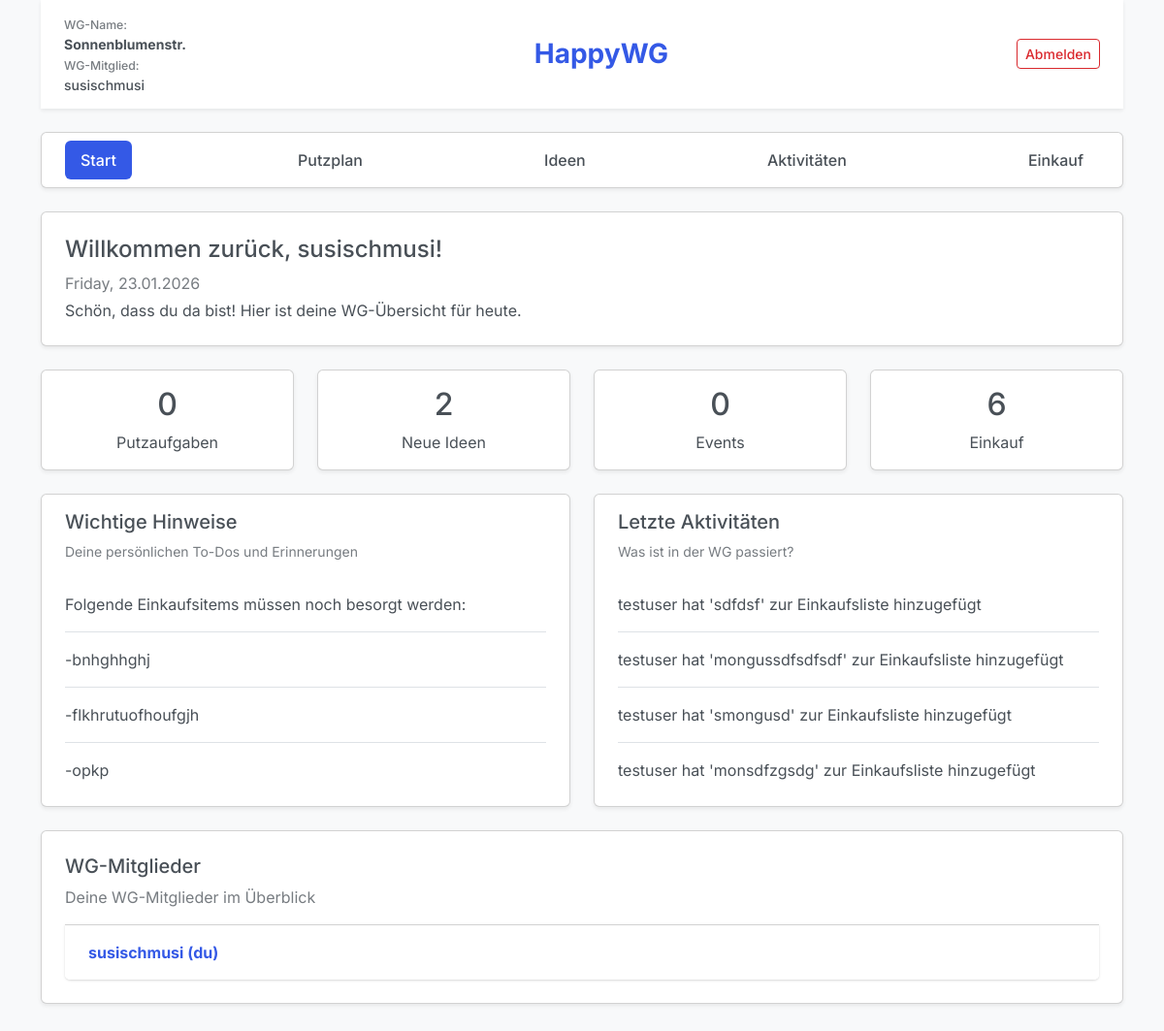
Screenshot of /dashboard/ (signed in) with the database file from the repository.
### db.py (models this page shows)
class Wg(db.Model):
    __tablename__ = 'WG'
    wg_id = db.Column(db.Integer, primary_key=True, index=True)
    name = db.Column(db.String, nullable=False, unique=True)
    created_at = db.Column(db.DateTime, server_default=db.func.now())
    invite_code = db.Column(db.String(6), nullable=True)
    shopping_items = db.relationship('ShoppingItem', back_populates='wg', cascade='all, delete-orphan')
    users = db.relationship('User', back_populates='wg')
    cleaning_templates = db.relationship('CleaningTemplate', back_populates='wg', cascade='all, delete-orphan')
    activities = db.relationship('Activity', back_populates='wg', cascade='all,delete-orphan')
    ideas = db.relationship('Idea', back_populates='wg', cascade='all, delete-orphan')

class User(db.Model):
    __tablename__ = 'USER'
    user_id = db.Column(db.Integer, primary_key=True, index=True, unique=True)
    username = db.Column(db.String, nullable=False, unique=True)
    password_hash = db.Column(db.String, nullable=False, unique=True)
    email = db.Column(db.String, nullable=False, unique=True)
    role = db.Column(db.String, nullable=False)
    wg_id = db.Column(db.Integer, db.ForeignKey('WG.wg_id'), nullable=True)
    wg = db.relationship('Wg', back_populates='users')
    cleaning_tasks = db.relationship('CleaningTask', back_populates='assigned_user')
    activities_created = db.relationship('Activity', back_populates='creator')
    ideas = db.relationship('Idea', back_populates='creator',foreign_keys='Idea.created_by')
    idea_comments = db.relationship('Idea_Comment', back_populates='user')
    idea_likes = db.relationship('Idea_Like', back_populates='user')
    added_items = db.relationship('ShoppingItem', foreign_keys='ShoppingItem.added_by', back_populates='added_by_user')
    assigned_items = db.relationship('ShoppingItem', foreign_keys='ShoppingItem.assigned_to', back_populates='assigned_to_user')
    joined_activities = db.relationship(
        "Activity",
        secondary=activity_participants,
        back_populates="participants"
    )  #joined_activities

### app.py (the view)
@app.route("/dashboard/", methods=['GET'])
def dashboard():
    if 'user_id' not in session:
        return redirect(url_for('login'))
    user = User.query.get(session['user_id'])
    if not user or not user.wg_id:
        return redirect(url_for('create_or_join_wg'))
    wg = Wg.query.get(user.wg_id)
    offene_putzaufgaben_count = CleaningTask.query.filter_by(assigned_to=user.user_id, status='offen').count()
    neue_ideen_count = Idea.query.filter_by(wg_id=wg.wg_id).count()
    kommende_events = Activity.query.filter(Activity.wg_id==wg.wg_id, Activity.date >= datetime.now()).count()
    einkauf_count = ShoppingItem.query.filter_by(wg_id=wg.wg_id, assigned_to=None).count()
    counting_boxes = {
        'putzaufgaben': max(offene_putzaufgaben_count, 0),
        'ideen': max(neue_ideen_count, 0),
        'events': max(kommende_events, 0),
        'einkauf': max(einkauf_count, 0)
    }
    wichtige_hinweise = []
    putz_tasks = CleaningTask.query.filter_by(assigned_to=user.user_id, status="offen").all()
    if putz_tasks:
        wichtige_hinweise += [f"Denk noch an deine Putzaufgabe: {t.template.name}"for t in putz_tasks]
    offene_einkaufs_items = ShoppingItem.query.filter_by(wg_id=wg.wg_id, assigned_to=None).all()
    if offene_einkaufs_items:
        wichtige_hinweise += ["Folgende Einkaufsitems müssen noch besorgt werden:"]
        for item in offene_einkaufs_items:
            wichtige_hinweise.append(f"-{item.name}")
    kommende_events_list = Activity.query.filter(Activity.wg_id==wg.wg_id, Activity.date >= datetime.now()).order_by(Activity.date.asc()).limit(5).all()
    if kommende_events_list:
        wichtige_hinweise += [f"Kommendes Event: {e.title} am {e.date.strftime('%d.%m.%Y')}" for e in kommende_events_list]
    if not wichtige_hinweise:
        wichtige_hinweise = ["Momentan gitbt es keine offenen Aufgaben oder Hinweise!"]
    letzte_aktivitaeten = []
    erledigte_putzaufgaben = CleaningTask.query.filter_by(assigned_to=user.user_id, status="erledigt").order_by(CleaningTask.completed_at.desc()).limit(10).all()
    letzte_aktivitaeten += [f"{t.user.username} hat {t.template.name} geputzt" for t in erledigte_putzaufgaben]
    neue_einkaufs_items = ShoppingItem.query.filter(ShoppingItem.wg_id == wg.wg_id,).order_by(ShoppingItem.item_id.desc()).limit(10).all()
    letzte_aktivitaeten += [f"{i.added_by_user.username} hat '{i.name}' zur Einkaufsliste hinzugefügt" for i in neue_einkaufs_items]
    letzte_ideen = Idea.query.filter_by(wg_id=wg.wg_id).order_by(Idea.created_at.desc()).limit(10).all()
    letzte_aktivitaeten += [f"{i.creator.username} hat eine Idee hinzugefügt: '{i.title}'" for i in letzte_ideen]
    kommende_events_list = Activity.query.filter(Activity.wg_id == wg.wg_id, Activity.date >= datetime.now()).order_by(Activity.date.asc()).limit(5).all()
    letzte_aktivitaeten += [f"{e.creator.username} hat ein Event hinzugefügt: '{e.title}' am {e.date.strftime('%d.%m.%Y')}" for e in kommende_events_list]
    if not letzte_aktivitaeten:
        letzte_aktivitaeten.append("Momentan gibt es keine Aktivitäten")
    wg_mitglieder = User.query.filter_by(wg_id=wg.wg_id).all()
    heute = datetime.now().strftime("%A, %d.%m.%Y")
    return render_template("dashboard.html", active_page="dashboard", username=user.username, wg_name=wg.name, heute=heute, counting_boxes=counting_boxes, wichtige_hinweise=wichtige_hinweise, letzte_aktivitaeten=letzte_aktivitaeten, wg_mitglieder=wg_mitglieder)

### templates/dashboard.html
{% extends "base.html" %}
{% block content %}
<nav class="navbar navbar-light bg-white shadow-sm px-4">
    <div>
        <small class="text-muted">WG-Name:</small><br>
        <strong>{{ wg_name }}</strong><br>
        <small class="text-muted">WG-Mitglied:</small><br>
        <span>{{ username }}</span>
    </div>
    <div class="text-center flex-grow-1">
        <h3 class="fw-bold text-primary mb-0">HappyWG</h3>
    </div>
    <a href="{{ url_for('logout') }}" class="btn btn-outline-danger btn-sm">
        Abmelden
    </a>
</nav>
<div class="card shadow-sm my-4">
    <div class="card-body py-2">
        <ul class="nav nav-pills justify-content-between">
            <li class="nav-item">
                <a class="nav-link {% if active_page == 'dashboard' %}active{% endif %}"
                   href="{{ url_for('dashboard') }}">
                    Start
                </a>
            </li>
            <li class="nav-item">
                <a class="nav-link" href="{{ url_for('putzplan') }}">
                    Putzplan
                </a>
            </li>
            <li class="nav-item">
                <a class="nav-link" href="{{ url_for('innovation_board') }}">
                    Ideen
                </a>
            </li>
            <li class="nav-item">
                <a class="nav-link" href="{{ url_for('activity_board') }}">
                    Aktivitäten
                </a>
            </li>
            <li class="nav-item">
                <a class="nav-link" href="{{ url_for('einkaufsplan') }}">
                    Einkauf
                </a>
            </li>
        </ul>
    </div>
</div>
    <div class="card shadow-sm p-4 mb-4">
        <h4>Willkommen zurück, {{ username }}!</h4>
        <p class="text-muted mb-1">{{ heute }}</p>
        <p class="mb-0">
            Schön, dass du da bist! Hier ist deine WG-Übersicht für heute.
        </p>
    </div>
    <div class="row g-4 mb-4">
        <div class="col-md-3">
            <div class="card text-center p-3 shadow-sm">
                <h2>{{ counting_boxes.putzaufgaben }}</h2>
                <p class="mb-0">Putzaufgaben</p>
            </div>
        </div>
        <div class="col-md-3">
            <div class="card text-center p-3 shadow-sm">
                <h2>{{ counting_boxes.ideen }}</h2>
                <p class="mb-0">Neue Ideen</p>
            </div>
        </div>
        <div class="col-md-3">
            <div class="card text-center p-3 shadow-sm">
                <h2>{{ counting_boxes.events }}</h2>
                <p class="mb-0">Events</p>
            </div>
        </div>
        <div class="col-md-3">
            <div class="card text-center p-3 shadow-sm">
                <h2>{{ counting_boxes.einkauf }}</h2>
                <p class="mb-0">Einkauf</p>
            </div>
        </div>
    </div>
<div class="row g-4 mb-4">
    <div class="col-md-6">
        <div class="card shadow-sm h-100">
            <div class="card-body d-flex flex-column">
                <h5 class="card-title">Wichtige Hinweise</h5>
                <p class="text-muted small">
                    Deine persönlichen To-Dos und Erinnerungen
                </p>
                <div class="flex-grow-1 overflow-auto" style="max-height: 220px;">
                    <ul class="list-group list-group-flush">
                        {% for hinweis in wichtige_hinweise %}
                            <li class="list-group-item px-0">
                                {{ hinweis }}
                            </li>
                        {% endfor %}
                    </ul>
                </div>
            </div>
        </div>
    </div>
    <div class="col-md-6">
        <div class="card shadow-sm h-100">
            <div class="card-body d-flex flex-column">
                <h5 class="card-title">Letzte Aktivitäten</h5>
                <p class="text-muted small">
                    Was ist in der WG passiert?
                </p>
                <div class="flex-grow-1 overflow-auto" style="max-height: 220px;">
                    <ul class="list-group list-group-flush">
                        {% for aktivitaet in letzte_aktivitaeten %}
                            <li class="list-group-item px-0">
                                {{ aktivitaet }}
                            </li>
                        {% endfor %}
                    </ul>
                </div>
            </div>
        </div>
    </div>
</div>
    <div class="card shadow-sm p-4 mb-5">
        <h5>WG-Mitglieder</h5>
        <p class="text-muted">Deine WG-Mitglieder im Überblick</p>
        <ul class="list-group list-group-flush">
        {% for member in wg_mitglieder %}
            <li class="list-group-item {% if member.user_id == session['user_id'] %}fw-bold text-primary{% endif %}">
                {{ member.username }}
                {% if member.user_id == session['user_id'] %} (du) {% endif %}
            </li>
        {% endfor %}
    </ul>
    </div>
</div>
{% endblock %}

### rows the page displays
Wg: name "Sonnenblumenstr."
User: username "susischmusi", shows "(du)"

### other values shown
{{ counting_boxes.putzaufgaben }} "0"
{{ counting_boxes.ideen }} "2"
{{ counting_boxes.events }} "0"
{{ counting_boxes.einkauf }} "6"
{{ hinweis }} "Folgende Einkaufsitems müssen noch besorgt werden:" "-bnhghhghj" "-flkhrutuofhoufgjh" "-opkp"
{{ aktivitaet }} "testuser hat 'sdfdsf' zur Einkaufsliste hinzugefügt" "testuser hat 'mongussdfsdfsdf' zur Einkaufsliste hinzugefügt" "testuser hat 'smongusd' zur Einkaufsliste hinzugefügt" "testuser hat 'monsdfzgsdg' zur Einkaufsliste hinzugefügt"
